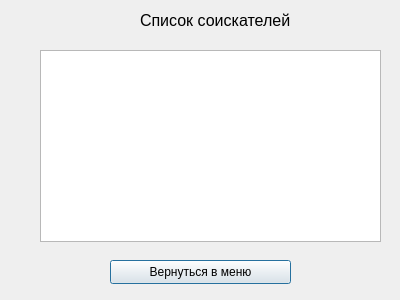
<?xml version="1.0" encoding="UTF-8"?>
<ui version="4.0">
 <class>Dialog</class>
 <widget class="QDialog" name="Dialog">
  <property name="geometry">
   <rect>
    <x>0</x>
    <y>0</y>
    <width>400</width>
    <height>300</height>
   </rect>
  </property>
  <property name="windowTitle">
   <string>Dialog</string>
  </property>
  <widget class="QLabel" name="label">
   <property name="geometry">
    <rect>
     <x>140</x>
     <y>0</y>
     <width>151</width>
     <height>41</height>
    </rect>
   </property>
   <property name="font">
    <font>
     <pointsize>12</pointsize>
    </font>
   </property>
   <property name="text">
    <string>Список соискателей</string>
   </property>
  </widget>
  <widget class="QPushButton" name="btn_exit_to_menu">
   <property name="geometry">
    <rect>
     <x>110</x>
     <y>260</y>
     <width>181</width>
     <height>24</height>
    </rect>
   </property>
   <property name="text">
    <string>Вернуться в меню</string>
   </property>
  </widget>
  <widget class="QListWidget" name="list_applicant">
   <property name="geometry">
    <rect>
     <x>40</x>
     <y>50</y>
     <width>341</width>
     <height>192</height>
    </rect>
   </property>
  </widget>
 </widget>
 <resources/>
 <connections/>
</ui>
